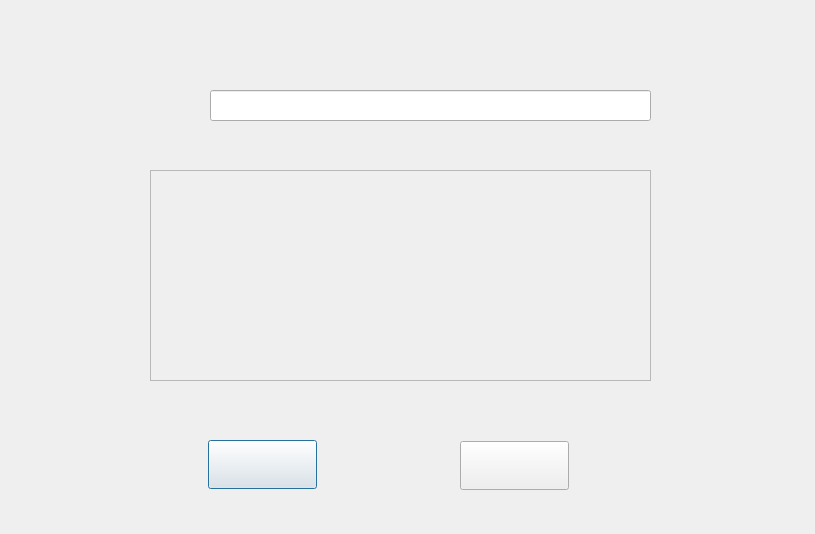
<?xml version="1.0" encoding="UTF-8"?>
<ui version="4.0">
 <class>docDialog</class>
 <widget class="QDialog" name="docDialog">
  <property name="geometry">
   <rect>
    <x>0</x>
    <y>0</y>
    <width>815</width>
    <height>534</height>
   </rect>
  </property>
  <property name="windowTitle">
   <string>Dialog</string>
  </property>
  <property name="styleSheet">
   <string notr="true">border-image: url(:/new/prefix1/docnode.jpg);</string>
  </property>
  <widget class="QLineEdit" name="number">
   <property name="geometry">
    <rect>
     <x>210</x>
     <y>90</y>
     <width>441</width>
     <height>31</height>
    </rect>
   </property>
   <property name="palette">
    <palette>
     <active>
      <colorrole role="Text">
       <brush brushstyle="SolidPattern">
        <color alpha="255">
         <red>255</red>
         <green>255</green>
         <blue>0</blue>
        </color>
       </brush>
      </colorrole>
     </active>
     <inactive>
      <colorrole role="Text">
       <brush brushstyle="SolidPattern">
        <color alpha="255">
         <red>255</red>
         <green>255</green>
         <blue>0</blue>
        </color>
       </brush>
      </colorrole>
     </inactive>
     <disabled>
      <colorrole role="Text">
       <brush brushstyle="SolidPattern">
        <color alpha="255">
         <red>120</red>
         <green>120</green>
         <blue>120</blue>
        </color>
       </brush>
      </colorrole>
     </disabled>
    </palette>
   </property>
   <property name="font">
    <font>
     <family>Myriad Pro Light</family>
     <pointsize>11</pointsize>
     <weight>75</weight>
     <bold>true</bold>
    </font>
   </property>
   <property name="styleSheet">
    <string notr="true">border-image: url(:/new/prefix1/doc_small.jpg);</string>
   </property>
  </widget>
  <widget class="QTextEdit" name="doc">
   <property name="geometry">
    <rect>
     <x>150</x>
     <y>170</y>
     <width>501</width>
     <height>211</height>
    </rect>
   </property>
   <property name="palette">
    <palette>
     <active>
      <colorrole role="Text">
       <brush brushstyle="SolidPattern">
        <color alpha="255">
         <red>255</red>
         <green>255</green>
         <blue>0</blue>
        </color>
       </brush>
      </colorrole>
      <colorrole role="Base">
       <brush brushstyle="NoBrush">
        <color alpha="255">
         <red>0</red>
         <green>0</green>
         <blue>0</blue>
        </color>
       </brush>
      </colorrole>
     </active>
     <inactive>
      <colorrole role="Text">
       <brush brushstyle="SolidPattern">
        <color alpha="255">
         <red>255</red>
         <green>255</green>
         <blue>0</blue>
        </color>
       </brush>
      </colorrole>
      <colorrole role="Base">
       <brush brushstyle="NoBrush">
        <color alpha="255">
         <red>0</red>
         <green>0</green>
         <blue>0</blue>
        </color>
       </brush>
      </colorrole>
     </inactive>
     <disabled>
      <colorrole role="Text">
       <brush brushstyle="SolidPattern">
        <color alpha="255">
         <red>120</red>
         <green>120</green>
         <blue>120</blue>
        </color>
       </brush>
      </colorrole>
      <colorrole role="Base">
       <brush brushstyle="NoBrush">
        <color alpha="255">
         <red>0</red>
         <green>0</green>
         <blue>0</blue>
        </color>
       </brush>
      </colorrole>
     </disabled>
    </palette>
   </property>
   <property name="font">
    <font>
     <family>Myriad Pro Light</family>
     <pointsize>11</pointsize>
     <weight>75</weight>
     <bold>true</bold>
    </font>
   </property>
   <property name="styleSheet">
    <string notr="true">border-image: url(:/new/prefix1/doc_big.jpg);</string>
   </property>
  </widget>
  <widget class="QPushButton" name="save">
   <property name="geometry">
    <rect>
     <x>208</x>
     <y>440</y>
     <width>109</width>
     <height>49</height>
    </rect>
   </property>
   <property name="styleSheet">
    <string notr="true">border-image: url(:/new/prefix1/paper_save.jpg);</string>
   </property>
   <property name="text">
    <string/>
   </property>
  </widget>
  <widget class="QPushButton" name="exit">
   <property name="geometry">
    <rect>
     <x>460</x>
     <y>441</y>
     <width>109</width>
     <height>49</height>
    </rect>
   </property>
   <property name="styleSheet">
    <string notr="true">border-image: url(:/new/prefix1/topic_exit.jpg);</string>
   </property>
   <property name="text">
    <string/>
   </property>
  </widget>
 </widget>
 <resources/>
 <connections/>
</ui>
